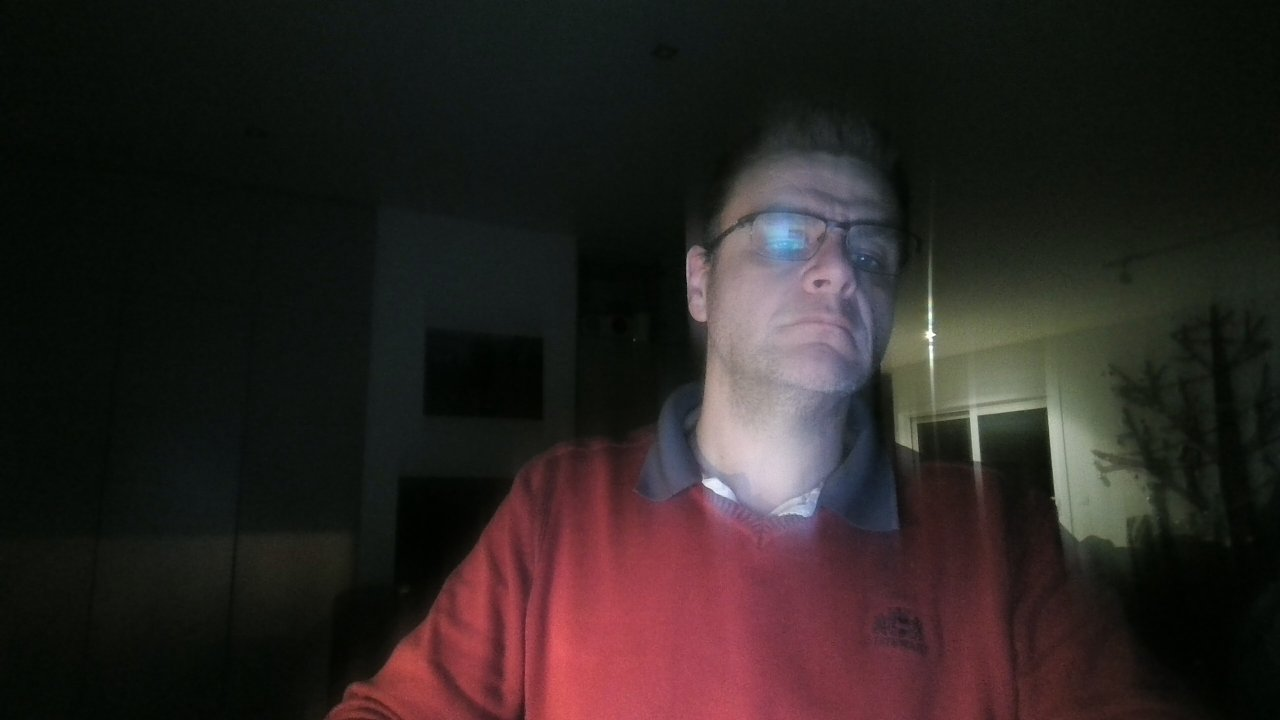
#> input picture last_frame.jpg, 1280 x 720 px
$ python test_latency.py --image last_frame.jpg
#> lines starting #> are read from the running program, lines starting #| are printed output that depends on the picture
"""
One-way latency test for the signaling server.

Measures how long a JSON message takes to travel:
    sender -> signaling server -> receiver

Default ("both" mode) runs the sender and the receiver in a single process,
so both endpoints share the same system clock and the one-way number is exact.

    python test_latency.py
    python test_latency.py --count 200 --interval 0.05
    python test_latency.py --server ws://192.168.0.81:9000 --no-tls
    python test_latency.py --payload 4096 --csv latency_oneway.csv

A 640x480 JPEG frame can be sent instead of a tiny JSON probe, to see what
latency the video path really gets:

    python test_latency.py --jpeg                     # base64 JPEG inside the JSON
    python test_latency.py --jpeg --binary            # raw JPEG bytes, like webcam_sender.py
    python test_latency.py --jpeg --quality 50 --resolution 320x240

Split mode measures across two machines. The one-way number is then only as
accurate as the clock sync between them (use NTP, otherwise a constant offset
is added to every sample):

    machine A:  python test_latency.py --role receiver
    machine B:  python test_latency.py --role sender
"""

import argparse
import asyncio
import base64
import csv
import json
import os
import ssl
import statistics
import struct
import time

import websockets

DEFAULT_SERVER = "wss://signaling.ehb.be"
DEFAULT_ROOM = "/ws/pathnavigation"
SEND_TOKEN = "LTddk_ptxQX-omdw5B5rfpniA2wB-19KBxFaKuODMzw"
RECV_TOKEN = "B6zifTK3JWeH6E2tThPKLMwxt0QdqXVJ76GHfq7kTvs"

SESSION_ID = "latency-test"
TOPIC_NAME = "latency_probe"

# Same defaults as webcam_sender.py, so the numbers match the video path.
FRAME_WIDTH, FRAME_HEIGHT = 640, 480
JPEG_QUALITY = 70
FALLBACK_IMAGE = "last_frame.jpg"

# Raw-binary probe header: double t_send + uint32 seq + uint8 warmup flag.
BIN_HEADER = ">dIB"
BIN_HEADER_SIZE = struct.calcsize(BIN_HEADER)

HEADERS = {
    "User-Agent": (
        "Mozilla/5.0 (X11; Linux x86_64) "
        "AppleWebKit/537.36 (KHTML, like Gecko) "
        "Chrome/121.0.0.0 Safari/537.36"
    ),
}


def build_jpeg(width, height, quality, image_path=None):
    """Return the JPEG bytes of one `width`x`height` frame.

    Uses `image_path` when given, else last_frame.jpg, else a synthetic
    gradient-plus-noise frame that compresses like a real camera image.
    """
#> called with width = 640, height = 480, quality = 70, image_path = 'last_frame.jpg'

    try:
        import cv2
        import numpy as np
    except ImportError:
        raise SystemExit(
            "--jpeg needs opencv and numpy (pip install opencv-python numpy), "
            "or use --payload <bytes> to approximate the size instead."
        )

    source = image_path or (FALLBACK_IMAGE if os.path.exists(FALLBACK_IMAGE) else None)
    frame = cv2.imread(source) if source else None
#> frame is the input picture: shape (720, 1280, 3); mean B, G, R 33.8, 35.8, 43

    if frame is None:
        if image_path:
            raise SystemExit(f"Could not read image: {image_path}")
        # Diagonal gradient plus noise - detailed enough to compress realistically.
        yy, xx = np.mgrid[0:height, 0:width].astype(np.float32)
        base = (xx / max(width - 1, 1) + yy / max(height - 1, 1)) * 127.5
        noise = np.random.default_rng(0).normal(0, 18, (height, width)).astype(np.float32)
        gray = np.clip(base + noise, 0, 255).astype(np.uint8)
        frame = cv2.merge([gray, np.roll(gray, 7, axis=1), np.roll(gray, 13, axis=0)])
    else:
        frame = cv2.resize(frame, (width, height))
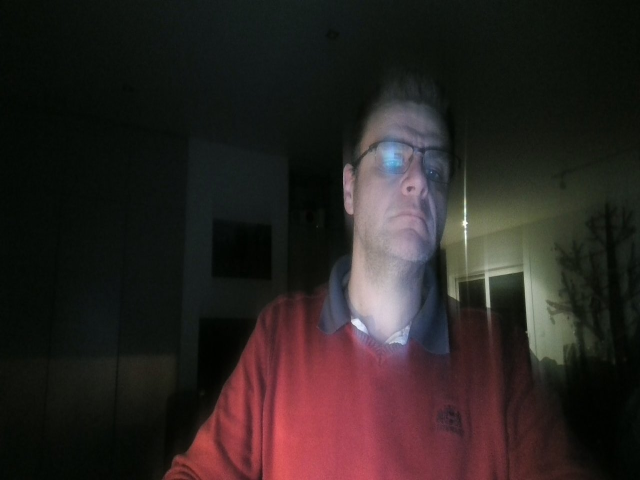
#> frame: shape (480, 640, 3); mean B, G, R 33.8, 35.7, 42.9

    ok, buf = cv2.imencode(".jpg", frame, [int(cv2.IMWRITE_JPEG_QUALITY), int(quality)])
#> buf = 15776 values, max 255 at index 0, min 0 at index 4, mean 113.4
    if not ok:
        raise SystemExit("JPEG encoding failed")

    return buf.tobytes()


async def connect(server, room, token, use_tls):

    uri = server.rstrip("/") + room
    headers = dict(HEADERS)
    headers["Authorization"] = f"Bearer {token}"

    return await websockets.connect(
        uri,
        ssl=ssl.create_default_context() if use_tls else None,
        origin="http://localhost",
        compression=None,
        additional_headers=headers,
        ping_interval=20,
        ping_timeout=20,
    )


# ---------------------------------------------------------------- sender side

async def run_sender(ws, count, interval, warmup, quiet,
                     padding="", jpeg=None, binary=False):
    """Send `warmup + count` probes, each stamped with its send time.

    `jpeg` bytes are sent raw with a timestamp header when `binary` is set
    (the shape webcam_sender.py uses), otherwise base64 inside the JSON probe.
    """

    total = warmup + count
    b64 = base64.b64encode(jpeg).decode("ascii") if (jpeg and not binary) else None

    for seq in range(total):
        is_warmup = seq < warmup

        if binary and jpeg:
            frame = struct.pack(BIN_HEADER, time.time(), seq, 1 if is_warmup else 0)
            await ws.send(frame + jpeg)
        else:
            data = {
                "name": TOPIC_NAME,
                "seq": seq,
                "warmup": is_warmup,
                "t_send": time.time(),
            }
            if b64 is not None:
                data["jpeg"] = b64
            elif padding:
                data["pad"] = padding
            await ws.send(json.dumps({
                "sessionId": SESSION_ID,
                "type": "topic",
                "from": "latency_sender",
                "to": "all",
                "data": data,
            }))

        if interval > 0 and seq < total - 1:
            await asyncio.sleep(interval)

    if not quiet:
        print(f"\n[sent] {total} messages ({warmup} warmup + {count} measured)")


# -------------------------------------------------------------- receiver side

async def run_receiver(ws, expected, timeout, quiet, samples):
    """Collect probes until `expected` measured samples arrive, or it goes quiet.

    `expected=None` means run until the connection idles out or Ctrl+C.
    """

    while True:
        try:
            raw = await asyncio.wait_for(ws.recv(), timeout=timeout)
        except asyncio.TimeoutError:
            if not quiet:
                print(f"[idle] no message for {timeout:.1f}s - stopping")
            return
        except websockets.exceptions.ConnectionClosed:
            print("[warn] connection closed by server")
            return

        t_recv = time.time()

        if isinstance(raw, (bytes, bytearray)):
            # Raw binary probe: timestamp header followed by the JPEG payload.
            if len(raw) < BIN_HEADER_SIZE:
                continue
            wire_bytes = len(raw)
            t_send, seq, is_warmup = struct.unpack(BIN_HEADER, raw[:BIN_HEADER_SIZE])
        else:
            wire_bytes = len(raw.encode("utf-8"))
            try:
                msg = json.loads(raw)
            except json.JSONDecodeError:
                continue

            data = msg.get("data") or {}
            if msg.get("type") != "topic" or data.get("name") != TOPIC_NAME:
                continue  # room_joined, other traffic in the same room, ...

            t_send = data.get("t_send")
            if not isinstance(t_send, (int, float)):
                continue
            seq, is_warmup = data.get("seq"), data.get("warmup")

        latency_ms = (t_recv - t_send) * 1000.0

        if is_warmup:
            if not quiet:
                print(f"  warmup seq={seq}  {latency_ms:.2f} ms")
            continue

        samples.append({
            "seq": seq,
            "t_send": t_send,
            "t_recv": t_recv,
            "latency_ms": latency_ms,
            "bytes": wire_bytes,
        })

        if not quiet:
            print(f"  seq={seq:<4} {latency_ms:8.2f} ms  ({wire_bytes} bytes)")

        if expected is not None and len(samples) >= expected:
            return


# ------------------------------------------------------------------- reporting

# [51 lines left out: functions percentile, report, not called in this run]


# ------------------------------------------------------------------ main modes

async def mode_both(args):

    uri = args.server.rstrip("/") + args.room
    print(f"Connecting receiver to {uri}")
    recv_ws = await connect(args.server, args.room, args.recv_token, args.tls)
    print(f"Connecting sender   to {uri}")
    send_ws = await connect(args.server, args.room, args.send_token, args.tls)
    print("Both peers connected - starting test\n")

    samples = []
    try:
        receiver = asyncio.create_task(
            run_receiver(recv_ws, args.count, args.timeout, args.quiet, samples)
        )
        await asyncio.sleep(0.3)  # let the receiver settle before the first probe
        await run_sender(send_ws, args.count, args.interval, args.warmup, args.quiet,
                         padding="x" * args.payload,
                         jpeg=args.jpeg_bytes, binary=args.binary)
        await receiver
    finally:
        await send_ws.close()
        await recv_ws.close()

    report(samples, args.count, args.csv)


async def mode_sender(args):

    print(f"Connecting sender to {args.server.rstrip('/') + args.room}")
    ws = await connect(args.server, args.room, args.send_token, args.tls)
    print("Connected\n")

    try:
        await run_sender(ws, args.count, args.interval, args.warmup, args.quiet,
                         padding="x" * args.payload,
                         jpeg=args.jpeg_bytes, binary=args.binary)
        await asyncio.sleep(0.5)  # let the last frames flush
    finally:
        await ws.close()

    print("Read the results on the receiver side.")


async def mode_receiver(args):

    print(f"Connecting receiver to {args.server.rstrip('/') + args.room}")
    ws = await connect(args.server, args.room, args.recv_token, args.tls)
    print("Connected - waiting for probes (Ctrl+C to stop)")
    print("Split mode: accuracy depends on clock sync between both machines.\n")

    samples = []
    try:
        await run_receiver(ws, None, args.timeout, args.quiet, samples)
    except (KeyboardInterrupt, asyncio.CancelledError):
        pass
    finally:
        await ws.close()

    report(samples, None, args.csv)


def main():

    parser = argparse.ArgumentParser(
        description="Measure one-way message latency over the signaling server."
    )
    parser.add_argument("--role", choices=["both", "sender", "receiver"], default="both",
                        help="both = sender and receiver in one process, one clock (default)")
    parser.add_argument("--server", default=DEFAULT_SERVER,
                        help=f"signaling server (default: {DEFAULT_SERVER})")
    parser.add_argument("--room", default=DEFAULT_ROOM,
                        help=f"room path (default: {DEFAULT_ROOM})")
    parser.add_argument("--send-token", default=SEND_TOKEN, help="bearer token for the sender")
    parser.add_argument("--recv-token", default=RECV_TOKEN, help="bearer token for the receiver")
    parser.add_argument("--no-tls", dest="tls", action="store_false",
                        help="plain ws:// instead of wss://")
    parser.add_argument("--count", type=int, default=50,
                        help="measured messages (default: 50)")
    parser.add_argument("--warmup", type=int, default=3,
                        help="extra messages sent first and excluded (default: 3)")
    parser.add_argument("--interval", type=float, default=0.1,
                        help="seconds between messages (default: 0.1)")
    parser.add_argument("--payload", type=int, default=0,
                        help="extra padding bytes per message (default: 0)")
    parser.add_argument("--jpeg", action="store_true",
                        help=f"send a real {FRAME_WIDTH}x{FRAME_HEIGHT} JPEG frame as the payload")
    parser.add_argument("--image", default=None,
                        help=f"source image for --jpeg (default: {FALLBACK_IMAGE}, else synthetic)")
    parser.add_argument("--resolution", default=f"{FRAME_WIDTH}x{FRAME_HEIGHT}",
                        help=f"frame size for --jpeg (default: {FRAME_WIDTH}x{FRAME_HEIGHT})")
    parser.add_argument("--quality", type=int, default=JPEG_QUALITY,
                        help=f"JPEG quality for --jpeg (default: {JPEG_QUALITY})")
    parser.add_argument("--binary", action="store_true",
                        help="send the JPEG as raw bytes like webcam_sender.py, not base64 JSON")
    parser.add_argument("--timeout", type=float, default=5.0,
                        help="give up after this many idle seconds (default: 5)")
    parser.add_argument("--csv", default=None,
                        help="write per-message samples to this CSV")
    parser.add_argument("--quiet", action="store_true", help="only print the summary")

    args = parser.parse_args()

    args.jpeg_bytes = None
    if args.jpeg or args.image:
        try:
            w, h = (int(v) for v in args.resolution.lower().split("x"))
        except ValueError:
            raise SystemExit(f"--resolution must look like 640x480, got: {args.resolution}")

        args.jpeg_bytes = build_jpeg(w, h, args.quality, args.image)
        wire = len(args.jpeg_bytes) if args.binary else (len(args.jpeg_bytes) + 2) // 3 * 4
#> wire = 21036
        print(f"Frame: {w}x{h} q{args.quality} -> {len(args.jpeg_bytes)} bytes JPEG, "
              f"{wire} bytes on the wire "
              f"({'raw binary' if args.binary else 'base64 in JSON'})")
#| Frame: 640x480 q70 -> 15776 bytes JPEG, 21036 bytes on the wire (base64 in JSON)
    elif args.binary:
        raise SystemExit("--binary only applies together with --jpeg")

    runner = {"both": mode_both, "sender": mode_sender, "receiver": mode_receiver}[args.role]
    try:
        asyncio.run(runner(args))
#> (the call stopped at `async def connect(server, room, token, use_tls):  uri = server.rstrip(..`: websockets is not available in this run)
    except KeyboardInterrupt:
        print("\nInterrupted.")


if __name__ == "__main__":
    main()
